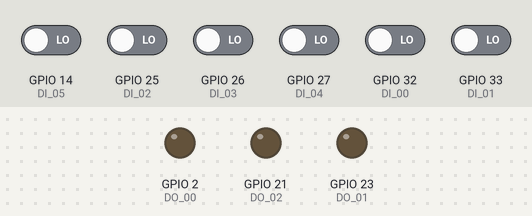
A sketch run on a simulated ESP32. Shown: output pins drawn as LEDs (lit = HIGH). The test bench sets the inputs (shaded band); at power-on: GPIO 14 (DI_05), GPIO 25 (DI_02), GPIO 26 (DI_03), GPIO 27 (DI_04), GPIO 32 (DI_00), GPIO 33 (DI_01) LOW.

Above: at 0.3 s.
At 5.91 s:
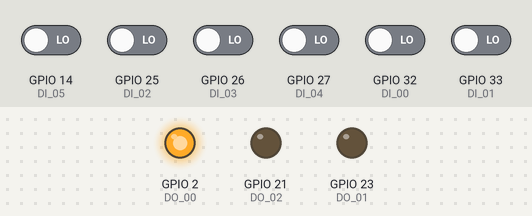
Timing chart, 0 to 6.8 s (numbered marks = the images above):
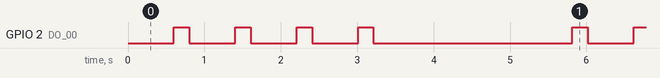

Measured:
- by itself, GPIO 2 (DO_00): repeats every 5.2 s: 3 × (LOW 0.60 s, HIGH 0.20 s), LOW 2.6 s, HIGH 0.20 s
- by itself, everything shown: repeats every 5.2 s, in 8 steps

The sketch:

07_senal_vida.ino
```cpp
/* Definicion de pines */
int DI_00 = 32;
int DI_01 = 33;
int DI_02 = 25;
int DI_03 = 26;
int DI_04 = 27;
int DI_05 = 14;

int DO_00 = 2;
int DO_01 = 23;
int DO_02 = 21;

// Señales virtuales
// Entradas
byte X_00 = 0;
byte X_01 = 0;
byte X_02 = 0;
byte X_03 = 0;
byte X_04 = 0;
byte X_05 = 0;

byte Y_00 = 0;
byte Y_01 = 0;
byte Y_02 = 0;

byte M_00 = 0;
byte M_01 = 0;
byte M_02 = 0;
byte M_03 = 0;
byte M_04 = 0;

/////////////////////////////////////////// Temporizadores

#define  numeroDeTON 16

struct temporizador {
    byte entrada;
    byte salida;
    unsigned long tiempo;
    unsigned long tiempoActual;
} TON[numeroDeTON];


struct temporizadorAux {
    byte bandera;
    unsigned long tiempo_Aux1;
    unsigned long tiempo_Aux2;
} TON_Aux[numeroDeTON];

void actualizarTON (int);

/////////////////////////////////////////// Contadores

#define numeroDeContadores 8

struct contador {
    byte entrada;
    byte salida;
    byte habilitar;
    int cuentaActual;
    int cuentaMaxima;
    byte reset;
    byte aux1;
    byte aux2;
} C[numeroDeContadores];
void actualizarContador (byte);


void setup() {
  pinMode(DI_00, INPUT);
  pinMode(DI_01, INPUT);
  pinMode(DI_02, INPUT);
  pinMode(DI_03, INPUT);
  pinMode(DI_04, INPUT);
  pinMode(DI_05, INPUT);


  pinMode(DO_00, OUTPUT);
  pinMode(DO_01, OUTPUT);
  pinMode(DO_02, OUTPUT);

  // Definicion de Teporizadores
  TON[0].tiempo = (unsigned long) 600;
  TON[1].tiempo = (unsigned long) 200;
  TON[2].tiempo = (unsigned long) 2000;

  // Contadores
  C[0].cuentaMaxima = 4;

  Serial.begin(115200);
}

void loop() {
  //programa

  TON[0].entrada = !TON[1].salida && !C[0].salida;
  actualizarTON(0);

  TON[1].entrada = TON[0].salida;
  actualizarTON(1);

  C[0].habilitar =  !TON[2].salida;
  C[0].entrada = TON[0].salida;
  actualizarContador(0);

  TON[2].entrada = C[0].salida;
  actualizarTON(2);

  Y_00 = TON[0].salida;

  // Mapeando entradas y salidas
  X_00 = digitalRead(DI_00);
  X_01 = digitalRead(DI_01);
  X_02 = digitalRead(DI_02);
  X_03 = digitalRead(DI_03);
  X_04 = digitalRead(DI_04);
  X_05 = digitalRead(DI_05);


  digitalWrite(DO_00, Y_00);
  digitalWrite(DO_01, Y_01);
  digitalWrite(DO_02, Y_02);

}


/////////////////////////////////////////// Temporizadores

void actualizarTON (int i) {
    if (TON [i].entrada)
{
    if (!TON_Aux[i].bandera) {
        TON_Aux[i].bandera = true;
        TON_Aux[i].tiempo_Aux1 = millis ();
    }
    TON_Aux[i].tiempo_Aux2 = millis ();
    TON [i].tiempoActual = TON_Aux[i].tiempo_Aux2 - TON_Aux[i].tiempo_Aux1;

    if (TON [i].tiempoActual > TON [i].tiempo) {
        TON [i].salida = true;
    }
} else {
    TON [i].salida = false;
    TON_Aux[i].bandera = false;
}
}


/////////////////////////////////////////// Contadores

void actualizarContador (byte numeroContador) {

    if (!C[numeroContador].habilitar) {
        C[numeroContador].salida = 0;
        C[numeroContador].cuentaActual = 0;
    } else {
        C[numeroContador].aux2 = C[numeroContador].aux1 & !C[numeroContador].entrada;

        if (C[numeroContador].aux2) {
            //if (C[numeroContador].cuentaActual < C[numeroContador].cuentaMaxima){
              C[numeroContador].cuentaActual++;
            //}
        }
    }

    if (C[numeroContador].reset) {
        C[numeroContador].cuentaActual = 0;
    }
    if (C[numeroContador].cuentaActual >= C[numeroContador].cuentaMaxima ) {
        C[numeroContador].salida = 1;
    } else {
        C[numeroContador].salida = 0;
    }

    C[numeroContador].aux1 = C[numeroContador].entrada;
    C[numeroContador].reset = 0;
}
```
